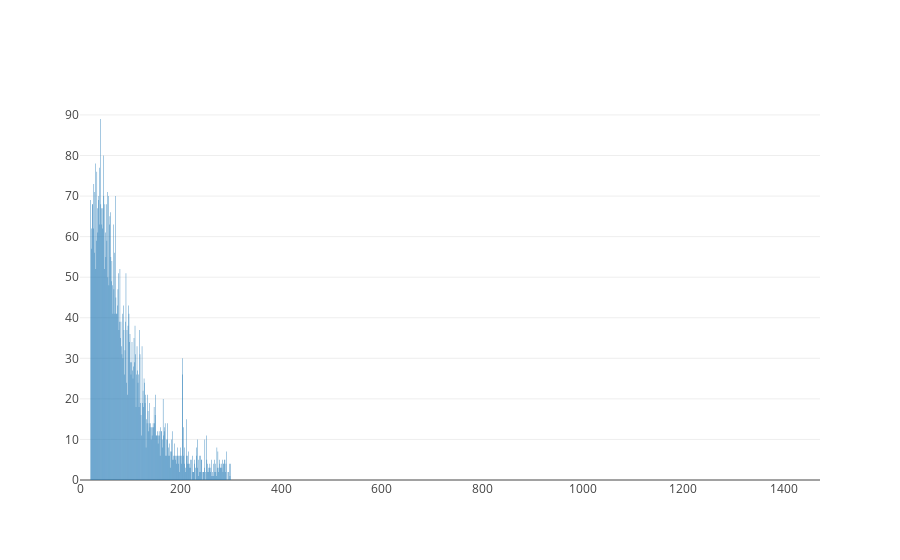

Notebook code cell kept with this figure:
### Code cell
descLengths = []
descLengthFreqs = []
for i in range(maxDescLength):
    descLengths.append(i)
    if i in allDescriptionLengthFrequenciesDict and i != 0:
        descLengthFreqs.append(allDescriptionLengthFrequenciesDict[i])
    else:
        descLengthFreqs.append(0)

data = [
        Bar(
            x=descLengths,
            y=descLengthFreqs
        )
]

iplot(data)

### Figure 1 — Plotly figure (JSON) as saved in the notebook; plotly's stock layout.template omitted (floating-point values rounded to 4 significant figures; data arrays with more than 128 entries replaced by an {"elided": "..."} marker saying what was removed)
{"data": [{"type": "bar", "x": {"elided": "1473 int values"}, "y": {"elided": "1473 int values"}}], "layout": {}}
